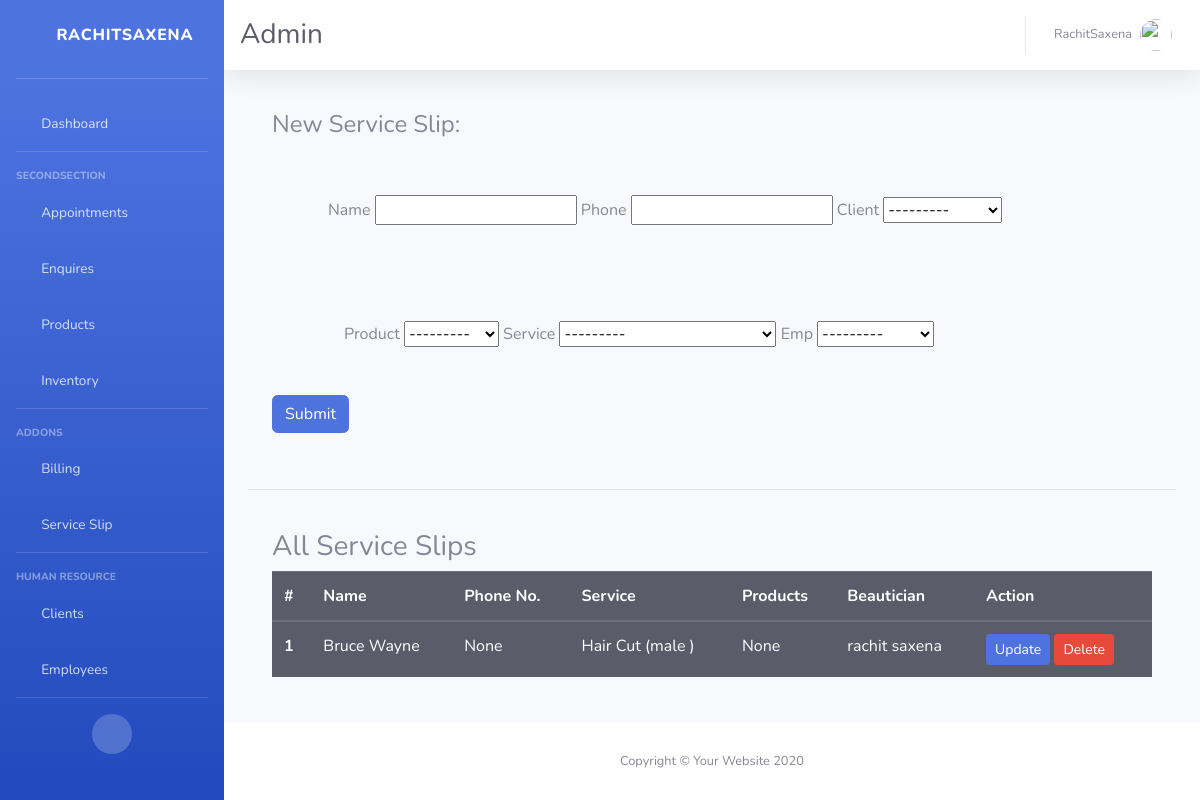
The page /old/serviceSlip on the database its author committed.
### basic/models.py (models this page shows, shortened)
class Slip(models.Model):
    name= models.CharField(max_length=100 , null=True , blank=True)
    phone = models.CharField(max_length=10 , null=True )
    client = models.ForeignKey(Client , on_delete = models.CASCADE  , null=True , blank=True)
    service = models.ForeignKey(Service , on_delete= models.CASCADE , null=True , blank=True)
    product = models.ForeignKey(Product , on_delete = models.CASCADE , null=True , blank=True)
    emp = models.ForeignKey(Employee , on_delete = models.CASCADE)
    time = models.TimeField(auto_now=True)

class Client(models.Model):
    name = models.CharField(max_length= 100 , null=True , blank=True)
    email = models.EmailField(max_length=100 , null=True , blank=True)
    phone = models.CharField(max_length=10 , null=True , blank=True)
    address = models.CharField(max_length=500 , null=True , blank=True)
    def __str__(self):
        return self.name

class Service(models.Model):
    name = models.CharField(max_length=100 , null=True ,blank=True)
    price = models.IntegerField(default=0)
    duration = models.IntegerField(default=0)
    mprice = models.IntegerField(default=0)
    gender = models.CharField(max_length=10 , choices=GENDER_TYPES , default='others')
    def __str__(self):
        return (self.name + ' (' + self.gender + ' )')

class Employee(models.Model):
    name= models.CharField(max_length=100 , null=True , blank=True)
    age = models.IntegerField(default=18 )
    category = models.ForeignKey(Category , on_delete=models.CASCADE)
    phone = models.CharField(max_length=10 , null=True , blank=True)
    email = models.EmailField(max_length=100 , null=True, blank=True)
    def __str__(self):
        return self.name

### basic/views.py (the view)
# urls.py: path('serviceSlip' , views.serviceSlip , name='serviceSlip'),
def serviceSlip(request):
    cli = Slip.objects.all()
    form = NewSlip()
    if request.method=='POST':
        form = NewSlip(request.POST)
        if form.is_valid():
            form.save()
            return redirect('serviceSlip')
        else :
            return render(request , 'basic/404.html')
    else :
        form = NewSlip()
    params = {
        'pro' : cli,
        'form' : form
    }
    return render(request , 'basic/forms/serviceSlip.html' , params)

### basic/forms.py
class NewSlip(ModelForm):
    class Meta:
        model = Slip
        fields = '__all__'

### basic/models.py (called while the page is built)
    def __str__(self):
        return self.name

### basic/templates/basic/forms/serviceSlip.html
{% extends 'basic/base.html' %}
{% block content %}
   <div class='container commonContainer py-3'>
    <h4>New Service Slip:</h4>
      <form method='post'  class="form-inline"  action=''> {% csrf_token %}
            <div class='container px-2 m-5'>
            {{form.name.label}}
            {{form.name}}
            {{form.phone.label}}
            {{form.phone}}
            {{form.client.label}}
            {{form.client}}
            </div>
            <div class='container px-4 m-5'>
            {{form.product.label}}
            {{form.product}}
             {{form.service.label}}
            {{form.service}}
            {{form.emp.label}}
            {{form.emp}}
            </div>
            <button type="submit" value="Submit" class='btn btn-primary'>Submit</button>
        </form>
    </div>
    <br>
    <hr>
    <br>
    <div class='container'>
        <h3> All Service Slips </h3>
        <table class="table table-dark enquiryTable">
                  <thead>
                    <tr>
                      <th scope="col">#</th>
                      <th scope="col">Name</th>
                      <th scope="col">Phone No.</th>
                      <th scope="col">Service</th>
                      <th scope='col'>Products</th>
                      <th scope='col'>Beautician</th>
                      <th scope='col'>Action </th>
                    </tr>
                  </thead>
                  <tbody>
                  {% for i in pro %}
                    <tr>
                      <th scope="row">{{i.id}}</th>
                    {% if i.client %}
                      <td>{{i.client}}</td>
                      {% else %}
                      <td>{{i.name}}</td>
                      {% endif %}
                      <td>{{i.phone}}</td>
                      <td>{{i.service}}</td>
                      <td>{{i.product}}</td>
                      <td>{{i.emp}}</td>
                      <td>
                        <a class='btn btn-sm btn-primary' href="{% url 'updateSlip' i.id %}">Update </a>
                        <a class='btn btn-sm btn-danger' href="{% url 'deleteSlip' i.id %}">Delete </a>
                       </td>
                    </tr>
                    {% endfor %}
                  </tbody>
                </table>
    </div>
{% endblock content %}

### rows shown on the page
Slip: id "1", client "Bruce Wayne", phone "None", service "Hair Cut (male )", product "None", emp "rachit saxena"
